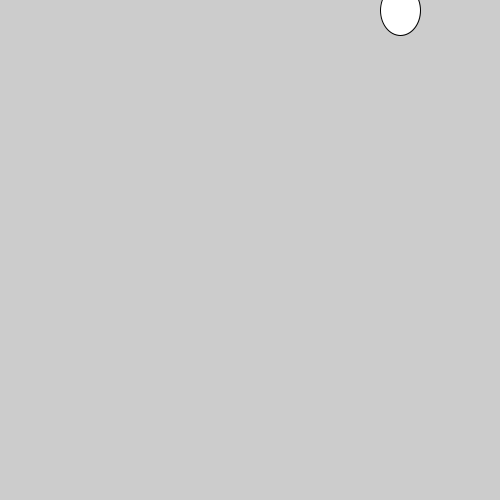
Frame 1 (no input)
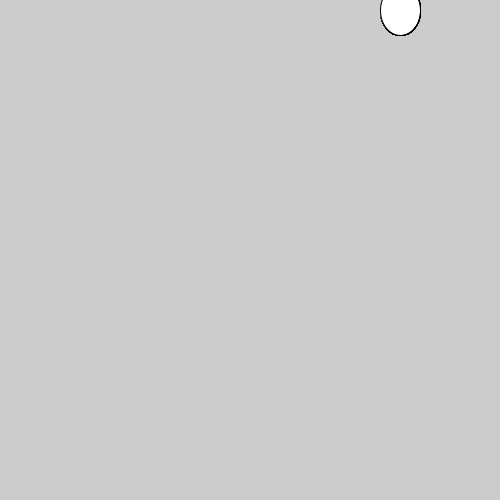
Frame 60 (the mouse pressed at the canvas centre just before this capture)
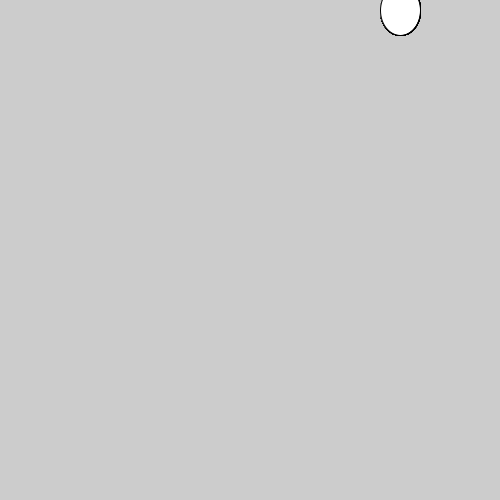
Frame 120 (the mouse held since frame 60 and released just before this capture)

The Processing sketch that drew these frames (run headless with seeded random() and noise(); from frame 60 on, the mouse is pressed at the canvas centre):

// Processing sketch: sketch_210816a
// ── sketch_210816a.pde
int a = 400;

void draw(){
  println(a);
  ellipse(a,10,40,50);
}

void setup(){
  size(500,500);
}
